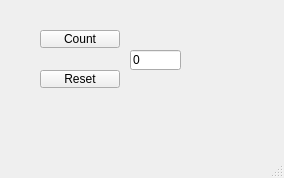
<?xml version="1.0" encoding="UTF-8"?>
<ui version="4.0">
 <class>MainWindow</class>
 <widget class="QMainWindow" name="MainWindow">
  <property name="geometry">
   <rect>
    <x>0</x>
    <y>0</y>
    <width>284</width>
    <height>178</height>
   </rect>
  </property>
  <property name="windowTitle">
   <string>MainWindow</string>
  </property>
  <widget class="QWidget" name="centralwidget">
   <widget class="QPushButton" name="countButton">
    <property name="geometry">
     <rect>
      <x>40</x>
      <y>30</y>
      <width>80</width>
      <height>18</height>
     </rect>
    </property>
    <property name="text">
     <string>Count</string>
    </property>
   </widget>
   <widget class="QPushButton" name="resetButton">
    <property name="geometry">
     <rect>
      <x>40</x>
      <y>70</y>
      <width>80</width>
      <height>18</height>
     </rect>
    </property>
    <property name="text">
     <string>Reset</string>
    </property>
   </widget>
   <widget class="QLineEdit" name="countEdit">
    <property name="geometry">
     <rect>
      <x>130</x>
      <y>50</y>
      <width>51</width>
      <height>20</height>
     </rect>
    </property>
    <property name="text">
     <string>0</string>
    </property>
   </widget>
  </widget>
  <widget class="QMenuBar" name="menubar">
   <property name="geometry">
    <rect>
     <x>0</x>
     <y>0</y>
     <width>284</width>
     <height>17</height>
    </rect>
   </property>
  </widget>
  <widget class="QStatusBar" name="statusbar"/>
 </widget>
 <resources/>
 <connections/>
</ui>
